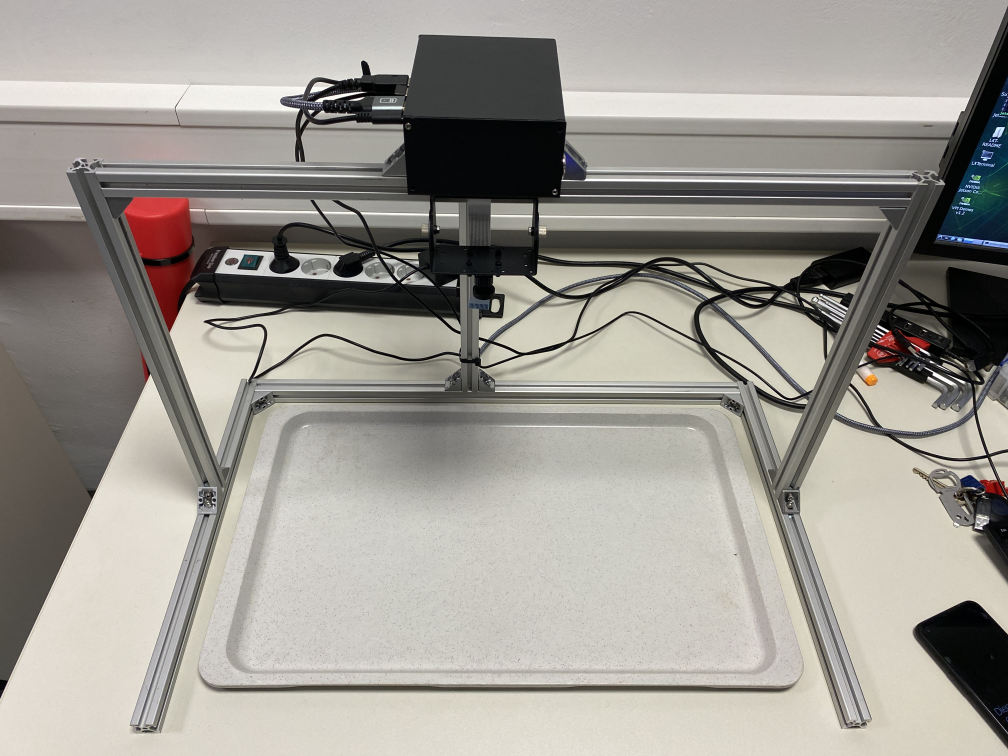
#> input picture Fotos/2022-11-22 16.30.09.jpg, 4032 x 3024 px (shown at 1/4 size)
$ python -i countour_detection.py   (imports and definitions only)
#> lines starting #> are read from the running program, lines starting #| are printed output that depends on the picture; after the words box and inside, x2 and y2 are one past the last pixel; in counts of white or black regions, pixels touching at a corner belong together
#> further down, picture is the input picture: shape (3024, 4032, 3); mean B, G, R 146.4, 153.2, 156.8
import cv2
import numpy as np


def get_contours(img, shapeROI = 0, cThr=[100, 150], gaussFilters = 1,dialations = 1,errsoions = 1, showFilters=False, minArea=500, epsilon = 0.01, Cornerfilter=0, draw=False):
    """
    gets Contours from an image

    :param img: input image (numpy array)
    :param cThr: thrersholds for canny edge detector (list)
    :param gaussFilters: number of gaussian smoothing filters (int)
    :param showFilters: boolean if you want to see the filters
    :param minArea: minimum area of vontours to filter out small noise
    :param epsilon: 'resolution' of polynomial approximation of the contour
    :param Cornerfilter: Only outputs contours with n corners
    :param draw: draws detected contours on img
    :return: image with contours on it, (length of contour, area of contour, poly approximation, boundingbox to the contour, i)
    """
#> called with shapeROI = 0, gaussFilters = 1, dialations = 1, errsoions = 1, showFilters = False, minArea = 500, epsilon = 0.01, Cornerfilter = 0
    minArea = minArea/1000   #HIGHLIGHT: Only for very small resolution testing
    imgContours = img
    #imgContours = cv2.UMat(img)
    imgGray = cv2.cvtColor(imgContours, cv2.COLOR_BGR2GRAY)
    for i in range(gaussFilters):
       imgGray = cv2.GaussianBlur(imgGray, (11, 11),1)
    if showFilters: cv2.imshow("Gauss",cv2.resize(imgGray, (int(shapeROI[1]),int(shapeROI[0])), interpolation=cv2.INTER_AREA))
    imgCanny = cv2.Canny(imgGray, cThr[0], cThr[1])
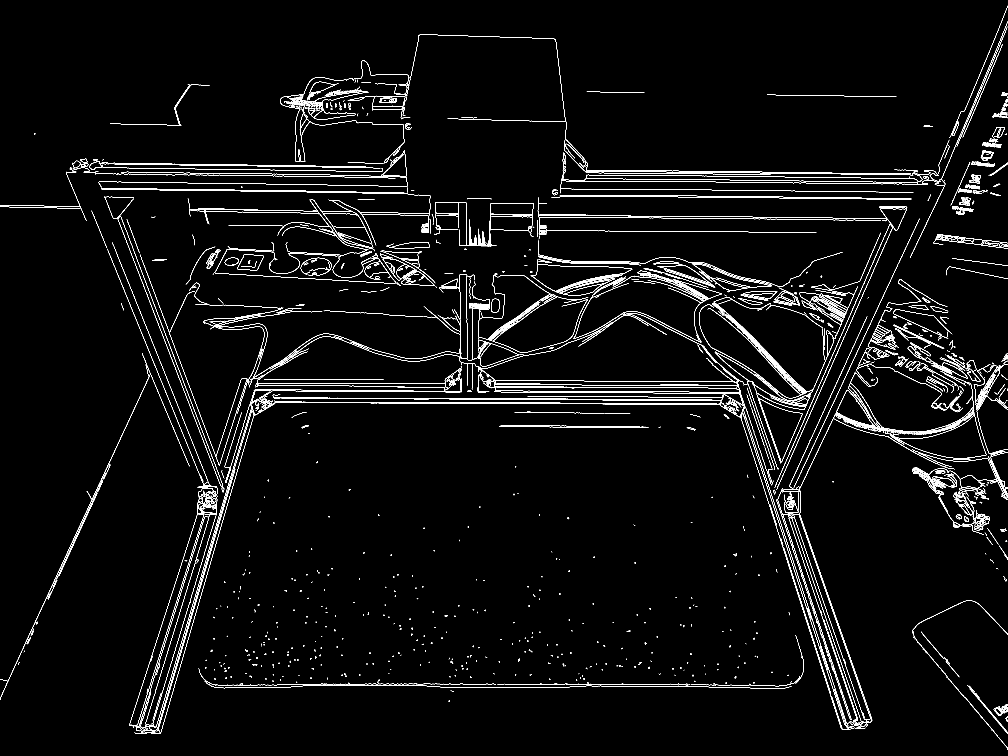
#> imgCanny: shape (3024, 4032) (shown at 1/4 size); 1.8% white in thin lines or dots
    kernel = np.ones((3, 3))
    imgDial = cv2.dilate(imgCanny, kernel, iterations=dialations)
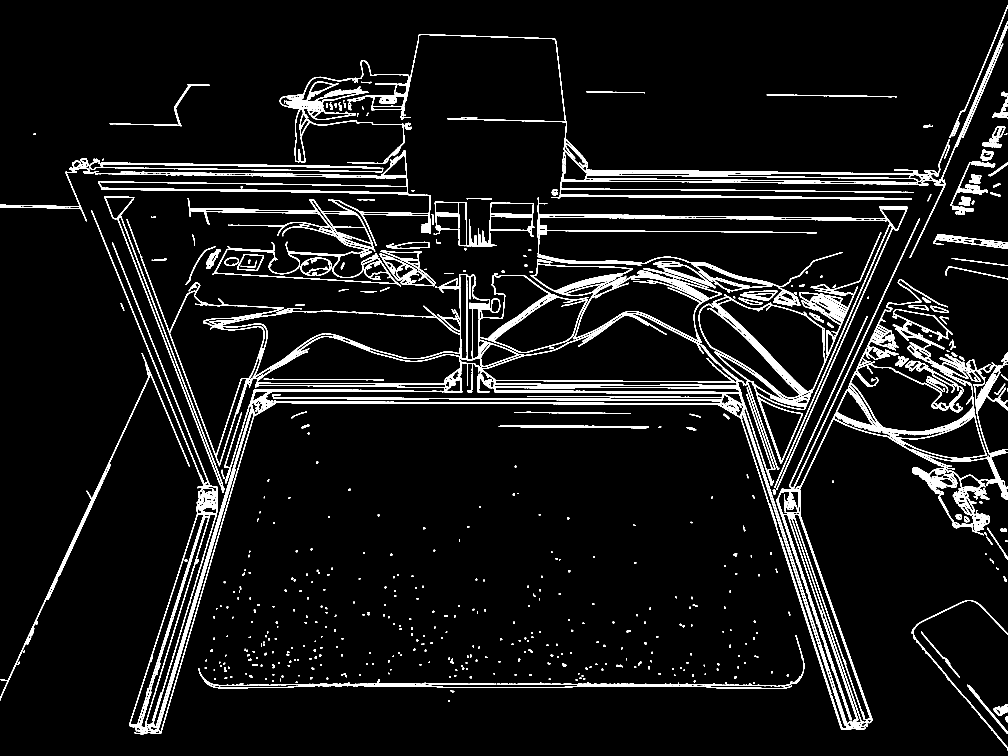
#> imgDial: shape (3024, 4032) (shown at 1/4 size); 5.8% white; 592 white regions (1 under 20 px), largest, box (x1, y1, x2, y2) and area: (427, 930, 3947, 2937) 310340, (1119, 84, 4032, 1032) 67169, (393, 601, 1723, 1022) 35761
    imgThre = cv2.erode(imgDial, kernel, iterations=errsoions)
#> imgThre: shape (3024, 4032); 2.4% white; 733 white regions (293 under 20 px)
    if showFilters: cv2.imshow('Canny',cv2.resize(imgThre, (int(shapeROI[1]),int(shapeROI[0])), interpolation=cv2.INTER_AREA))
    contours, hiearchy = cv2.findContours(imgThre, cv2.RETR_EXTERNAL,cv2.CHAIN_APPROX_SIMPLE)
#> contours = 700 contours, 482 with area under 20; largest, box (x1, y1, x2, y2) and area: (428, 969, 3462, 2936) 438723, (3105, 1117, 3946, 2907) 68422, (1120, 85, 4032, 1031) 58088, (858, 969, 1585, 1135) 48384, (3648, 1798, 4030, 2140) 26638; hiearchy = 700 rows, first 6: [1, -1, -1, -1], [2, 0, -1, -1], [3, 1, -1, -1], [4, 2, -1, -1], [5, 3, -1, -1], [6, 4, -1, -1]
    finalCountours = []
    for i in contours:
        area = cv2.contourArea(i)
        if area > minArea:
            #print('minAreaFilled')
            peri = cv2.arcLength(i, True)
            approx = cv2.approxPolyDP(i, epsilon * peri, True)
            bbox = cv2.boundingRect(approx)
            if Cornerfilter > 0:
                if len(approx) == Cornerfilter:
                    finalCountours.append([len(approx), area, approx, bbox, i])
            else:
                finalCountours.append([len(approx), area, approx, bbox, i])
#> this loop made 700 passes
#> (area, peri, approx, bbox) on passes 12, 14, 15, 17, 20: (975.5, 543.6, [[3869, 2740], [4031, 2934], [3907, 2777]], (3869, 2740, 163, 195)), (34, 460.9, [[2469, 2736], [2681, 2735]], (2469, 2735, 213, 2)), (21, 521.9, [[1734, 2737], [1983, 2736]], (1734, 2736, 250, 2)), (190.5, 1904.9, [[1733, 2735], [864, 2737]], (864, 2735, 870, 3)), (134.5, 1031.8, [[2468, 2738], [1989, 2736]], (1989, 2736, 480, 3))
#> after the loop, finalCountours = 670 items
    finalCountours = sorted(finalCountours, key=lambda x: x[1], reverse=True)

    if draw:
        for con in finalCountours:
            cv2.drawContours(imgContours, con[4], -1, (0, 0, 255), 3)

    # if not showFilters:
    #     cv2.destroyWindow("Gauss")
    #     cv2.destroyWindow("Canny")
    return imgContours, finalCountours

>>> import cv2
>>> picture = cv2.imread('Fotos/2022-11-22 16.30.09.jpg')
>>> result = get_contours(picture)

$ run again, on Fotos/2022-11-22 16.30.14.jpg
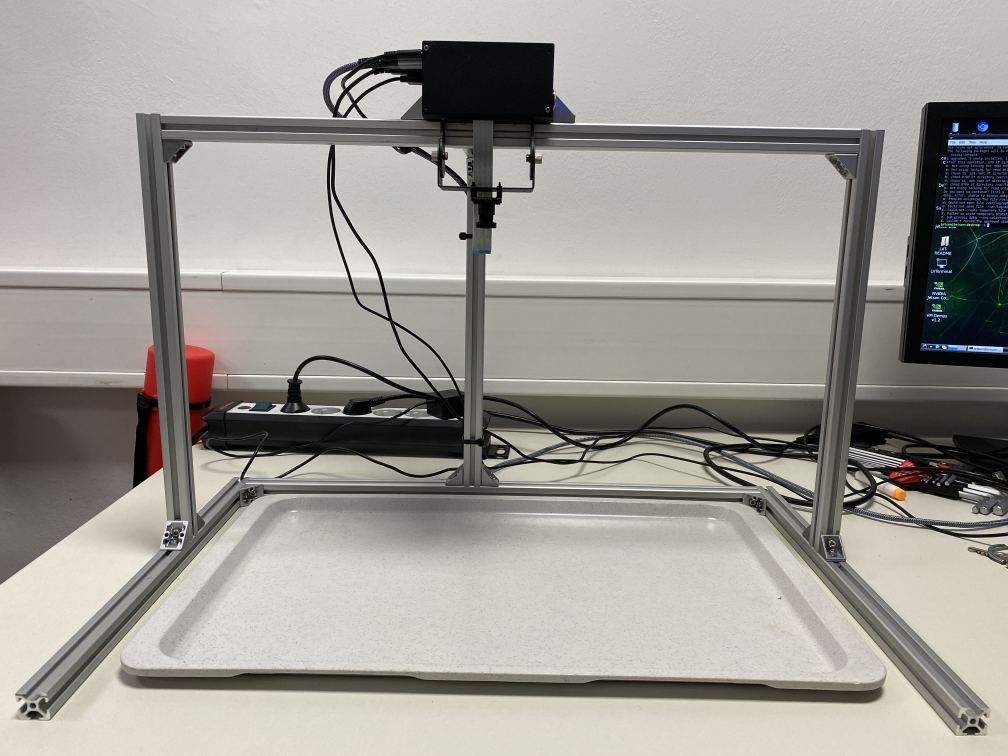
#> input picture Fotos/2022-11-22 16.30.14.jpg, 4032 x 3024 px (shown at 1/4 size)
#> picture is the input picture: shape (3024, 4032, 3); mean B, G, R 149.7, 155.2, 158.3
#> in get_contours, `imgCanny = cv2.Canny(imgGray, cThr[0], cThr[1])`:
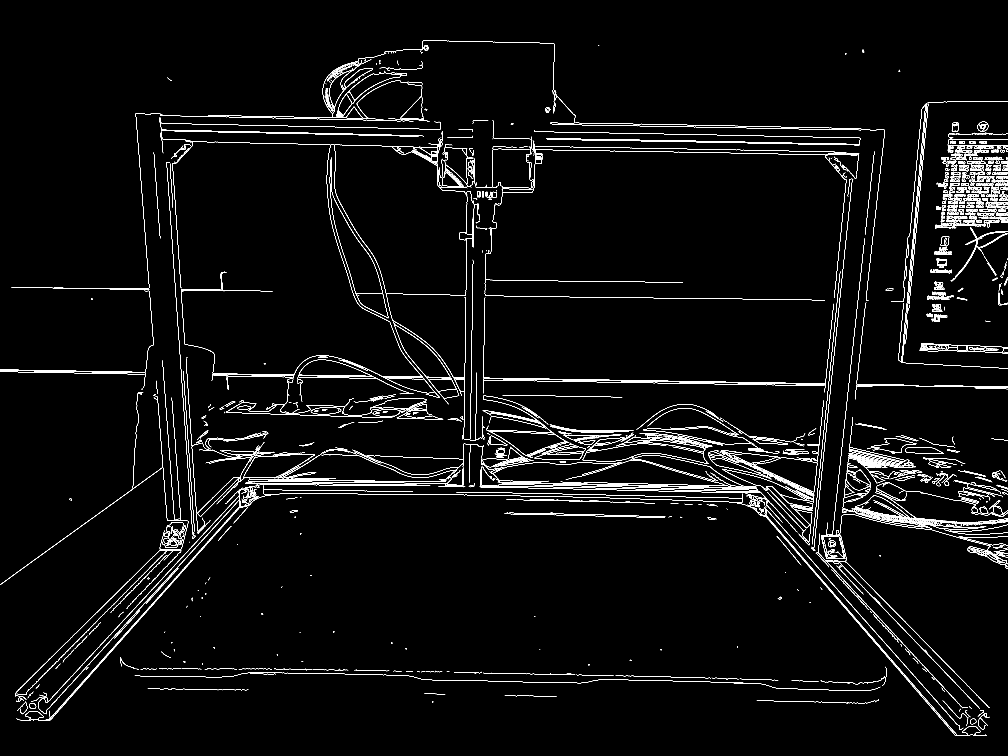
#> imgCanny: shape (3024, 4032) (shown at 1/4 size); 1.8% white in thin lines or dots
#> in get_contours, `imgDial = cv2.dilate(imgCanny, kernel, iterations=dialations)`:
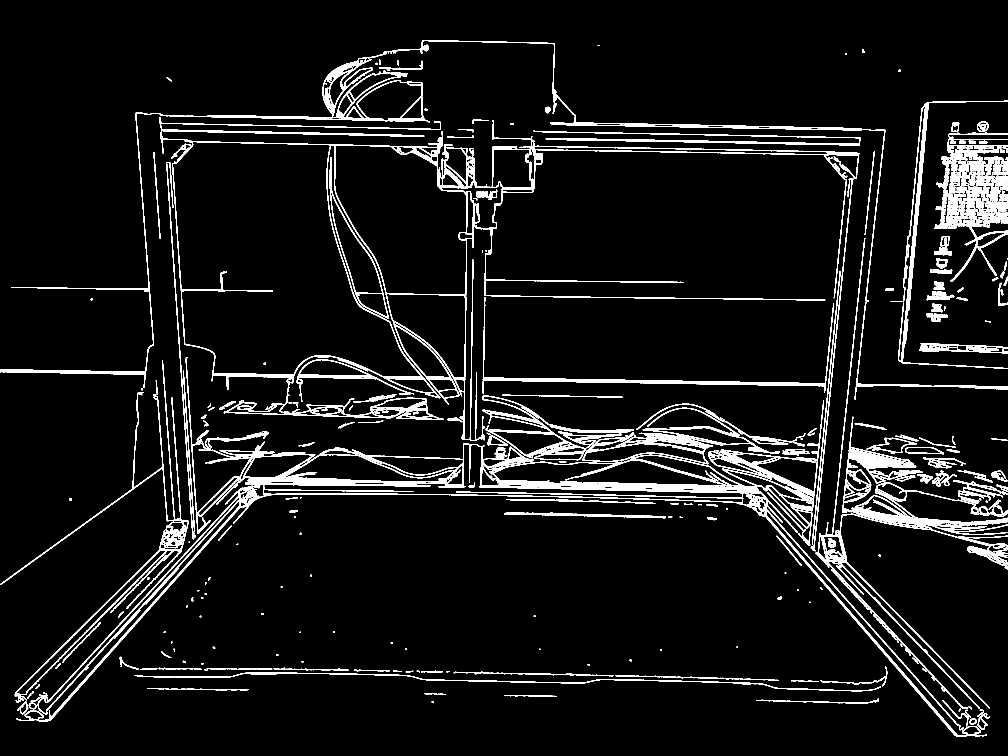
#> imgDial: shape (3024, 4032) (shown at 1/4 size); 5.5% white; 423 white regions (2 under 20 px), largest, box (x1, y1, x2, y2) and area: (65, 1436, 3948, 2945) 151151, (636, 468, 1968, 1764) 73085, (3262, 952, 4032, 2835) 68761
#> imgThre: shape (3024, 4032); 2.3% white; 552 white regions (101 under 20 px)
#> contours = 526 contours, 207 with area under 20; largest, box (x1, y1, x2, y2) and area: (66, 1437, 3947, 2944) 151285, (3369, 1668, 4032, 2138) 45054, (637, 469, 1967, 1759) 44529, (1319, 629, 1555, 1273) 37524, (1291, 162, 3540, 1204) 26631; hiearchy = 526 rows, first 6: [1, -1, -1, -1], [2, 0, -1, -1], [3, 1, -1, -1], [4, 2, -1, -1], [5, 3, -1, -1], [6, 4, -1, -1]
#> the loop in get_contours, `for i in contours:` made 526 passes
#> (area, peri, approx, bbox) on passes 11, 14, 21, 34: (33.5, 103.1, [[103, 2806], [69, 2842], [103, 2808]], (69, 2806, 35, 37)), (50, 998.5, [[3027, 2801], [3387, 2813], [3500, 2802], [3408, 2812]], (3027, 2801, 474, 13)), (40, 716.8, [[655, 2754], [993, 2758]], (655, 2754, 339, 5)), (47, 798.5, [[2463, 2701], [2843, 2713]], (2463, 2701, 381, 13))
#> after the loop in get_contours, `for i in contours:`: finalCountours = 493 items

$ run again, on Fotos/2022-11-22 16.30.31.jpg
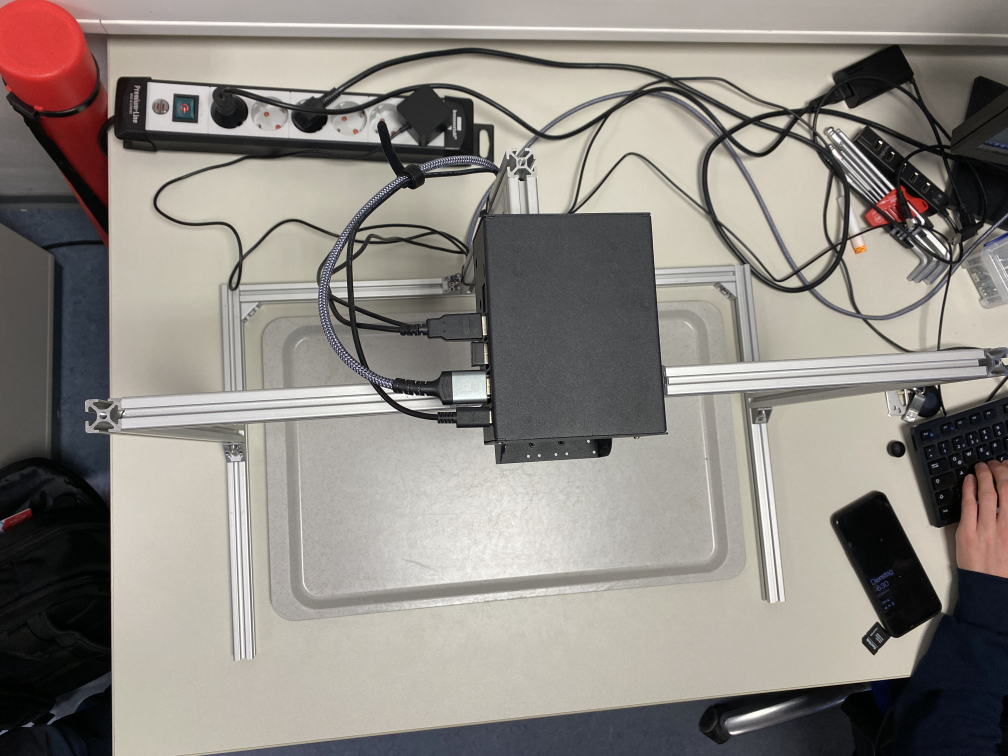
#> input picture Fotos/2022-11-22 16.30.31.jpg, 4032 x 3024 px (shown at 1/4 size)
#> picture is the input picture: shape (3024, 4032, 3); mean B, G, R 129.6, 135.4, 140.8
#> in get_contours, `imgCanny = cv2.Canny(imgGray, cThr[0], cThr[1])`:
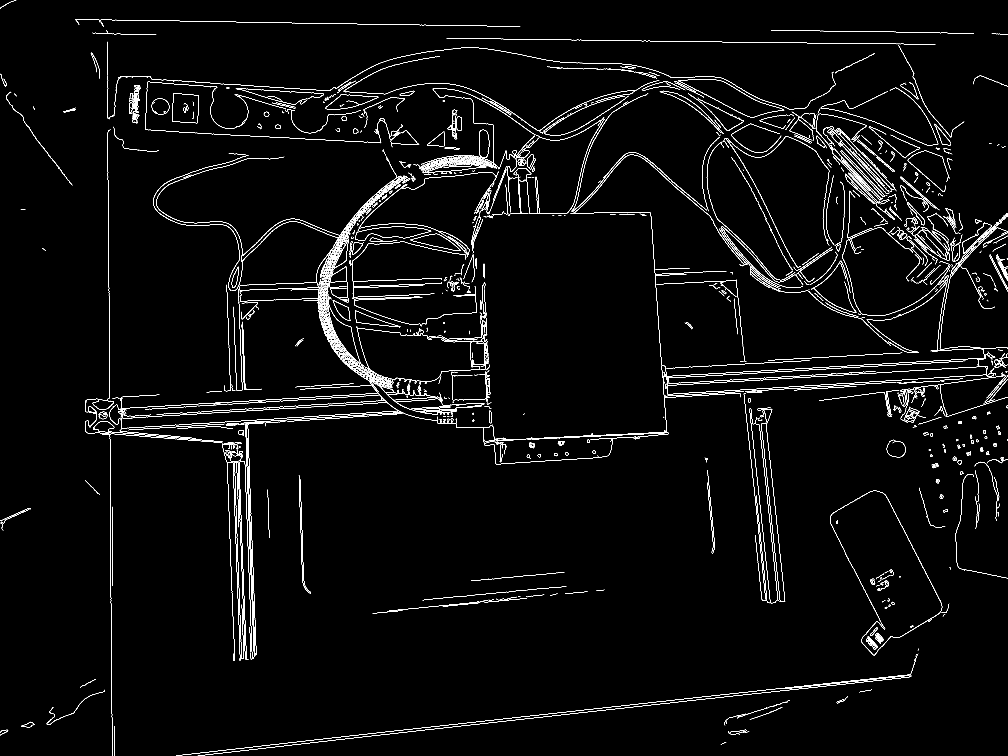
#> imgCanny: shape (3024, 4032) (shown at 1/4 size); 1.5% white in thin lines or dots
#> in get_contours, `imgDial = cv2.dilate(imgCanny, kernel, iterations=dialations)`:
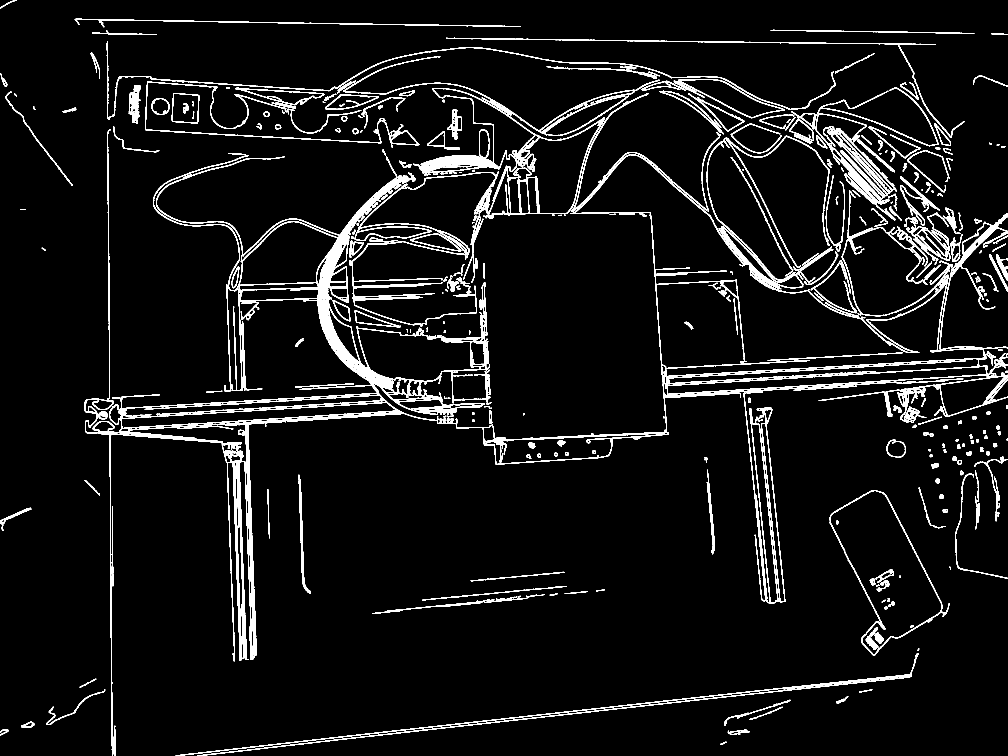
#> imgDial: shape (3024, 4032) (shown at 1/4 size); 4.9% white; 427 white regions (1 under 20 px), largest, box (x1, y1, x2, y2) and area: (339, 516, 4032, 3024) 219392, (1434, 352, 2419, 1031) 37378, (3263, 350, 3754, 881) 22455
#> imgThre: shape (3024, 4032); 1.8% white in thin lines or dots
#> contours = 597 contours, 292 with area under 20; largest, box (x1, y1, x2, y2) and area: (438, 618, 4032, 2644) 224242, (2998, 1634, 3141, 2413) 37168, (1654, 353, 2418, 857) 26201, (2713, 318, 3137, 472) 23250, (688, 373, 796, 493) 11500; hiearchy = 597 rows, first 6: [1, -1, -1, -1], [2, 0, -1, -1], [3, 1, -1, -1], [4, 2, -1, -1], [5, 3, -1, -1], [6, 4, -1, -1]
#> the loop in get_contours, `for i in contours:` made 597 passes
#> (area, peri, approx, bbox) on passes 17, 31, 37, 54, 58: (1653, 12355.2, [[3672, 2615], [704, 3023]], (704, 2615, 2969, 409)), (906, 1562.5, [[2107, 2393], [1490, 2453]], (1490, 2393, 618, 61)), (21, 1203.8, [[2265, 2345], [1690, 2400]], (1690, 2345, 576, 56)), (37, 293.9, [[123, 2035], [110, 2034], [0, 2083], [113, 2033]], (0, 2033, 124, 51)), (23.5, 250.3, [[3682, 1969], [3712, 2078]], (3682, 1969, 31, 110))
#> after the loop in get_contours, `for i in contours:`: finalCountours = 559 items
